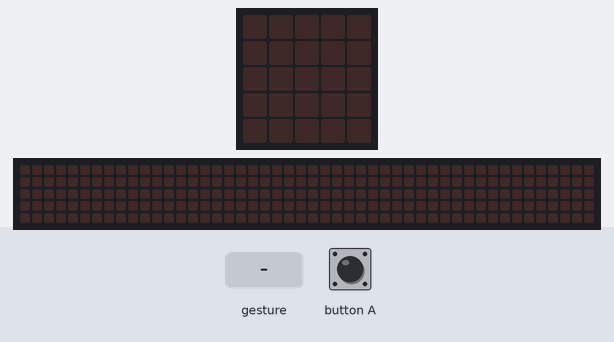
Recording of a program running on a simulated BBC micro:bit running MicroPython. Parts: the board's 5×5 LED display, a strip that is not on the board, showing the scrolling text unrolled. Inputs (shaded band) come from the test bench. The 48×5 strip is a reading aid, not a part: it shows the text the display is scrolling, unrolled, one strip-width of it at a time.

Above: at 1.2 s.
1.3 s: button A pressed for 0.15 s
At 1.37 s:
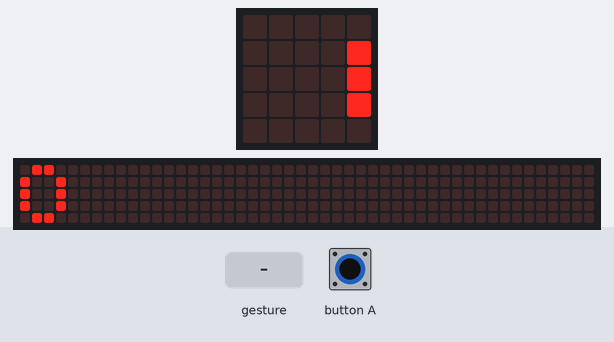
4.3 s: sound turns loud
At 4.37 s:
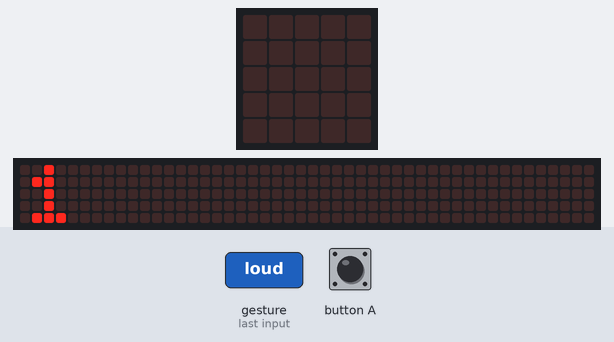
Timing chart, 0 to 7.3 s (numbered marks = the images above; inputs shaded):
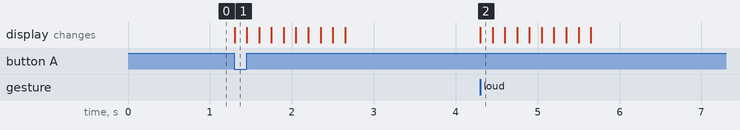

Measured:
- after the input at 1.3 s, the display: changes at once (image 1)
- after the input at 4.3 s, the display: changes at once (image 2)

The program:

main.py
```python
from microbit import *

palmas = 0

while True:
    if microphone.was_event(SoundEvent.LOUD):
        palmas += 1
        display.scroll(palmas)
        sleep(300)
    if button_a.was_pressed():
        palmas = 0
        display.scroll(palmas)
```
